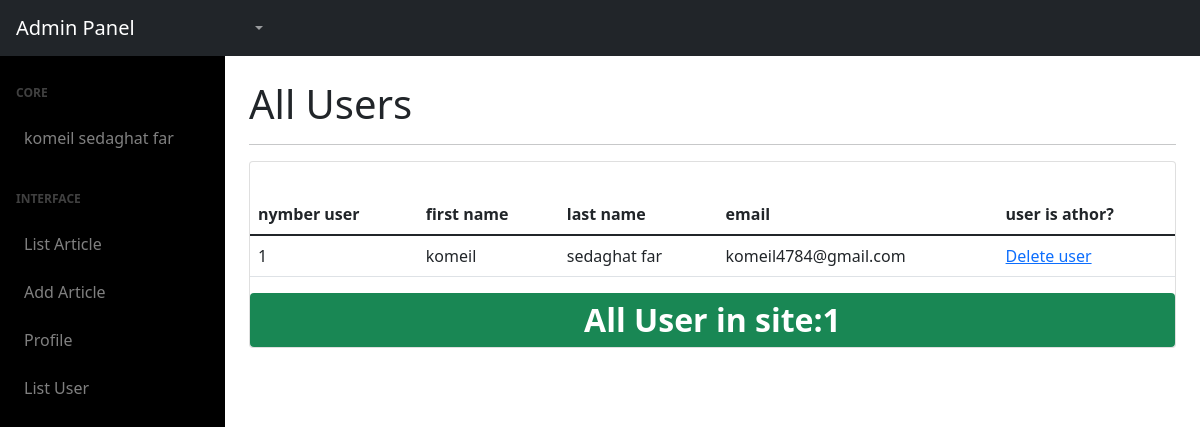
/account/admin-panel/users (signed in), run on an earlier commit of the app's database.
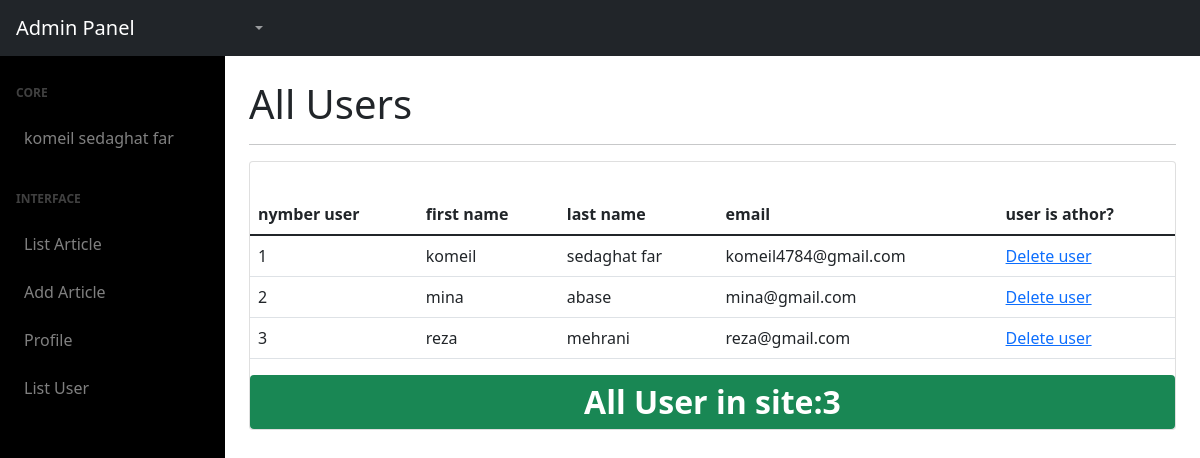
And on a later commit of the database.
### account/models.py (models this page shows)
class User(AbstractUser):
    is_author = models.BooleanField(default=False,verbose_name="User is author?")
    is_special = models.DateTimeField(default=timezone.now,verbose_name="Special User")
    def is_special_user(self):
        if self.is_special > timezone.now():
            return True
        else:
            return False
    is_special_user.boolean = True

### account/views.py (the view)
# urls.py: path('admin-panel/users',UsersNumberAdminView.as_view(),name='users'),
class UsersNumberAdminView(LoginRequiredMixin,SuperUserAccessMixin,ListView):
    queryset = User.objects.all()
    template_name = 'admin-panel/user.html'
    def get_context_data(self,**kwargs):
        len_us = User.objects.all()
        context = super().get_context_data(**kwargs)
        context['len'] = len(len_us)
        return context

### account/mixins.py (called while the page is built)
    def dispatch(self,request,*args,**kwargs):
        if request.user.is_superuser:
            return super().dispatch(request,*args,**kwargs)
        else:
            raise Http404("You can't see this page")

### account/templates/admin-panel/user.html (shortened to what this page needs)
{% extends 'admin-panel/base.html' %}
{% block name %}
    All Users
{% endblock %}
{% block content %}
<div class="row">
    <div class="col-12">
      <div class="card">
          <table class="table table-head-fixed">
            <thead>
            <div class="card-body">
              <tr>
                <th>nymber user</th>
                <th>first name</th>
                <th>last name</th>
                <th>email</th>
                <th>user is athor?</th>
              </tr>
            </thead>
            <tbody>
                {% for user in object_list %}
                    <tr>
                        <td> {{user.pk}} </td>
                        <td>{{user.first_name}}</td>
                        <td>{{user.last_name}} </td>
                        <td>{{user.email}} </td>
                        <td>
                          <a href="{% url 'account:delete-user' user.username %}">Delete user</a>
                        </td>
                    </tr>
                {% endfor %}
            </div>
          <div class="badge bg-success fs-2">All User in site:{{len}}</div>
        </div>
      </div>
    </div>
  </div>
{% endblock %}

### account/templates/admin-panel/sidebar.html (shortened to what this page needs)
<link href="https://cdn.jsdelivr.net/npm/bootstrap@5.1.3/dist/css/bootstrap.min.css" rel="stylesheet">
<div id="layoutSidenav">
    <div id="layoutSidenav_nav">
        <nav class="sb-sidenav accordion sb-sidenav-dark" id="sidenavAccordion">
            <div class="sb-sidenav-menu">
                <div class="nav">
                    <div class="sb-sidenav-menu-heading">Core</div>
                    <a class="nav-link" href="index.html">
                        {{user.get_full_name}}
                    </a>
                <div class="sb-sidenav-menu-heading">Interface</div>
                <a class="nav-link collapsed" href="{% url 'account:home' %}" >
                    List Article
                </a>
                <a class="nav-link collapsed" href="{% url 'account:create_article' %}">
                    Add Article
                </a>
                <a class="nav-link collapsed" href="{% url 'account:profile' %}" >
                    Profile
                </a>
                {% if request.user.is_superuser %}
                <a class="nav-link collapsed" href="{% url 'account:users' %}" >
                    List User
                </a>
                {% endif %}
        </nav>
    </div>

What changed in the data, as far as the page shows it:
added User: pk "2", first_name "mina", last_name "abase", email "mina@gmail.com"
added User: pk "3", first_name "reza", last_name "mehrani", email "reza@gmail.com"
Also different on the page:
{{ len }}: "1" → "3"
